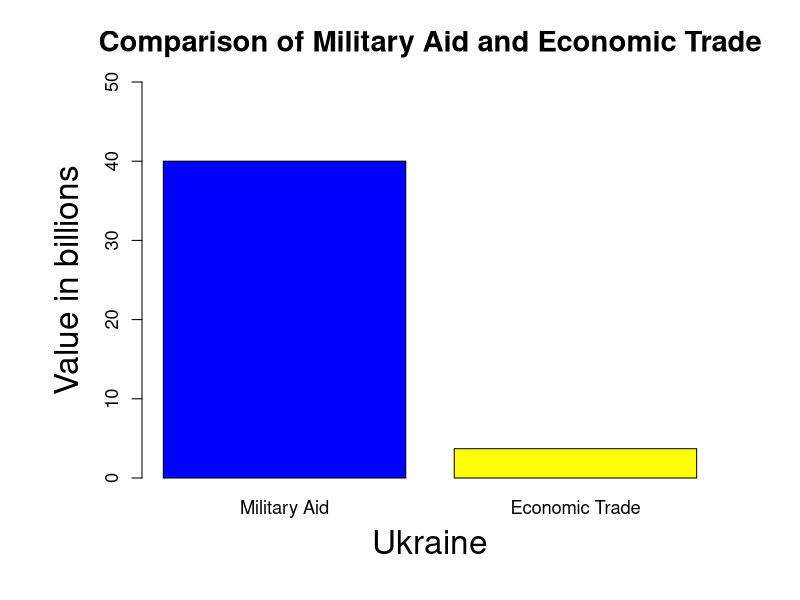
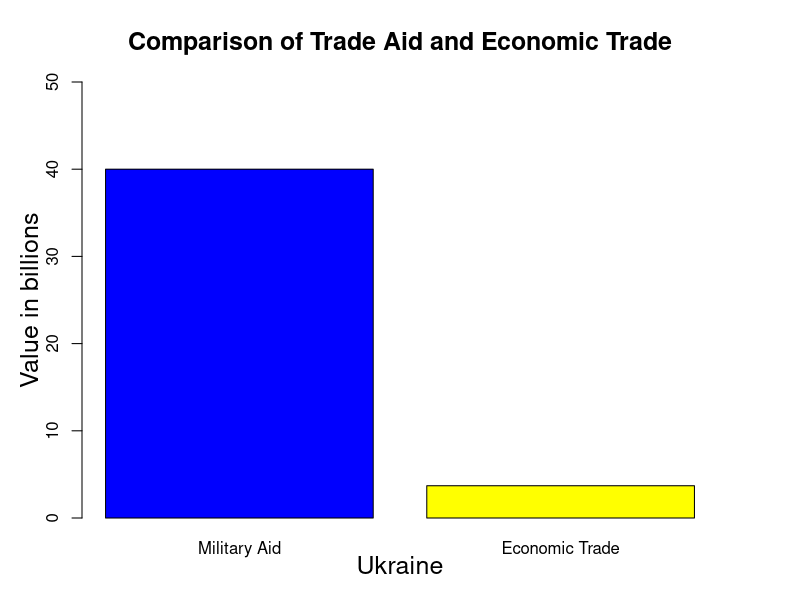
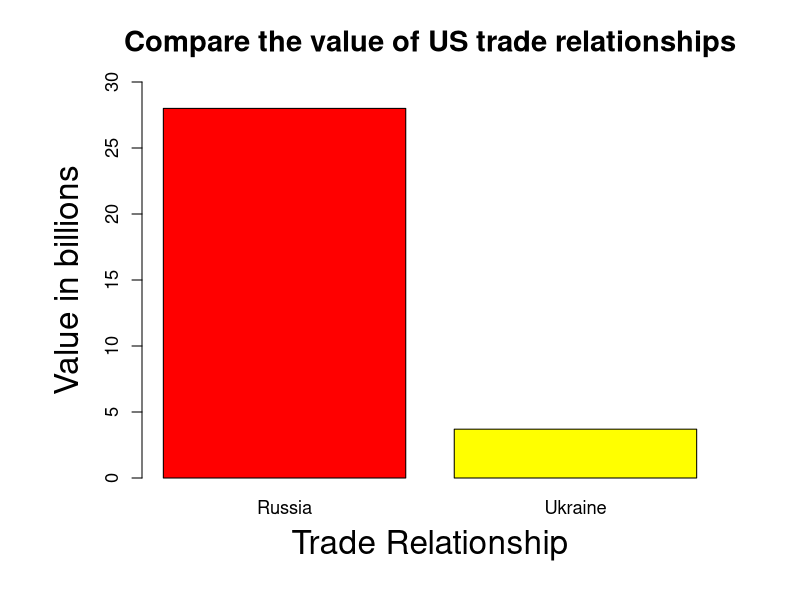
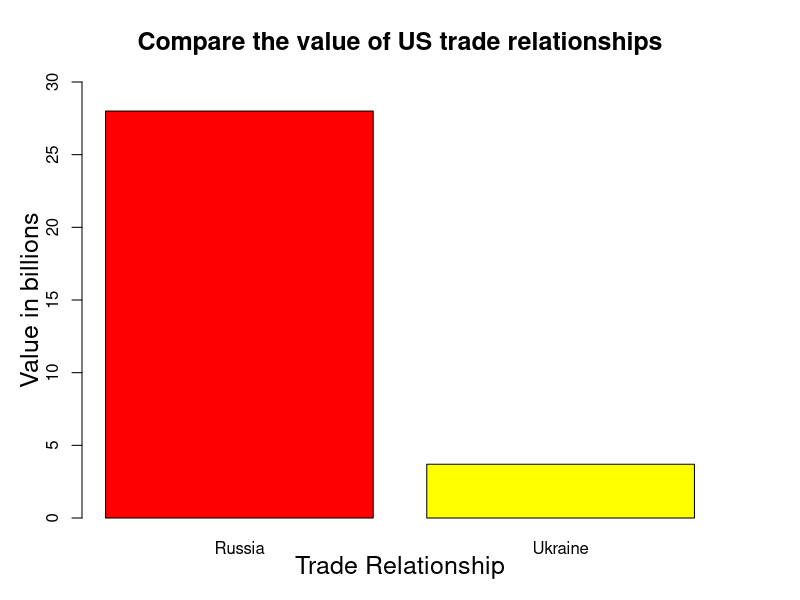
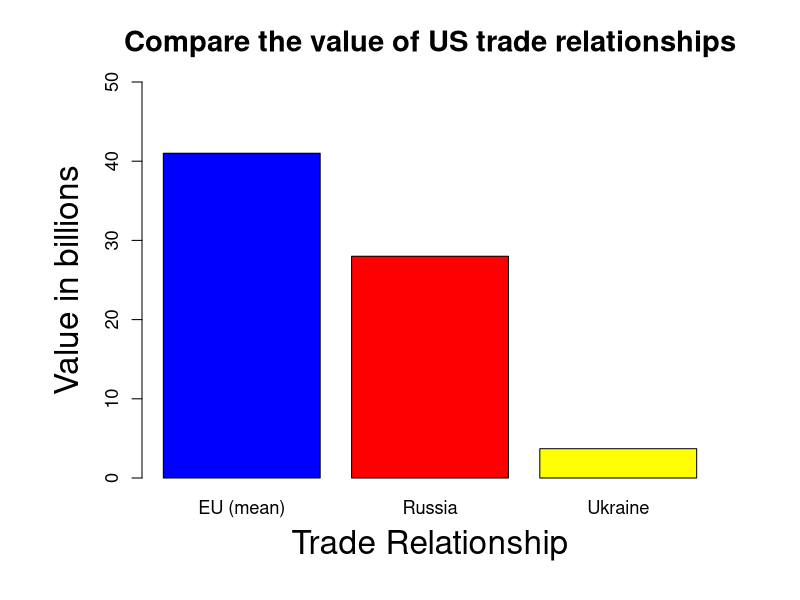
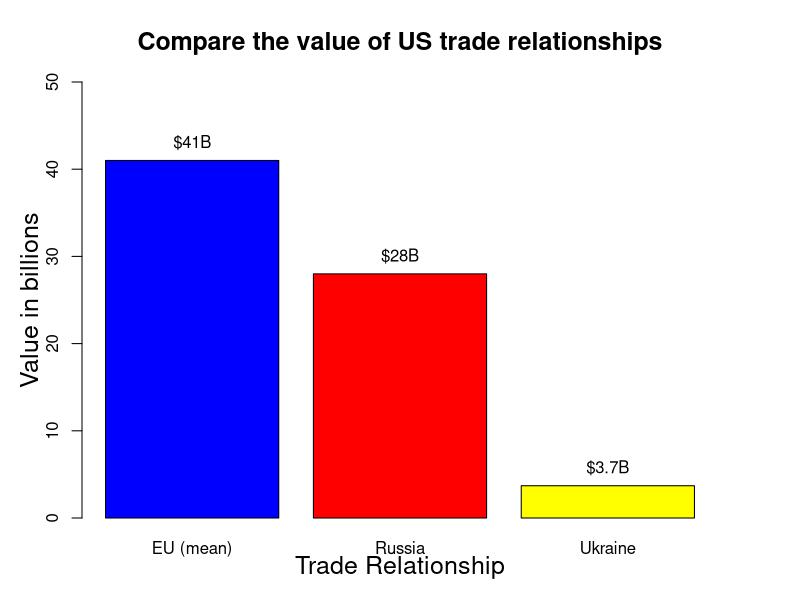

Source code (R) for these figures, in order:

mil.aid <- 40
russo.trade <- 28
eco.trade <- 3.7

png( "viz/ukraine-4v40b.png", 
      width = 1000, height = 750, 
      units = "px", pointsize = 16, 
      bg = rgb( 248, 245, 236, maxColorValue = 255 ) 
)

par( 
    cex.main = 1.75, cex.axis = 1.10, cex.lab = 1.25,
    # margins: bottom, left, top and right
    par( mar = c( 6, 7, 4, 4 ) + 0.1 )  
)

x <- barplot( 
        c( mil.aid, eco.trade ),  names = c( "Military Aid", "Economic Trade"), 
        main = "Comparison of Military Aid and Economic Trade",
        ylim = c( 0, 50 ), xlab="", ylab="", 
        col = c( "blue", "yellow" ) 
) 

title( xlab="Ukraine", cex.lab = 2, line = 3 )
title( ylab="Value in billions", cex.lab = 2, line = 3 )

dev.off()

#
# We need to reconfigure values for png and par. Otherwise, the
# previously configured values (from above) continue to prevail.
#
png( "viz/ukraine-4v40b-tumblr.png", 
      width = 500, height = 375, 
      units = "px", pointsize = 9, 
      bg = rgb( 248, 245, 236, maxColorValue = 255 ) 
)

par( 
    cex.main = 1.5, cex.axis = 1, cex.lab = 1,
    # margins: bottom, left, top and right
    par( mar = c( 4, 4, 4, 4 ) + 0.1 )  
)

x <- barplot( 
        c( mil.aid, eco.trade ),  names = c( "Military Aid", "Economic Trade"), 
        main = "Comparison of Trade Aid and Economic Trade",
        ylim = c( 0, 50 ), xlab="", ylab="", 
        col = c( "blue", "yellow" ) 
) 

title( xlab="Ukraine", cex.lab = 1.5, line = 2 )
title( ylab="Value in billions", cex.lab = 1.5, line = 2 )

#
##############################################################
#

png( "viz/russo-ukraine.png", 
      width = 1000, height = 750, 
      units = "px", pointsize = 16, 
      bg = rgb( 248, 245, 236, maxColorValue = 255 ) 
)

par( 
    cex.main = 1.75, cex.axis = 1.10, cex.lab = 1.25,
    # margins: bottom, left, top and right
    par( mar = c( 6, 7, 4, 4 ) + 0.1 )  
)

x <- barplot( 
        c( russo.trade, eco.trade ),  names = c( "Russia", "Ukraine"), 
        main = "Compare the value of US trade relationships",
        ylim = c( 0, 30 ), xlab="", ylab="", 
        col = c( "red", "yellow" ) 
) 

title( xlab="Trade Relationship", cex.lab = 2, line = 3 )
title( ylab="Value in billions", cex.lab = 2, line = 3 )

dev.off()


#
##############################################################
#


#
# We need to reconfigure values for png and par. Otherwise, the
# previously configured values (from above) continue to prevail.
#
png( "viz/russo-ukraine-tumblr.png", 
      width = 500, height = 375, 
      units = "px", pointsize = 9, 
      bg = rgb( 248, 245, 236, maxColorValue = 255 ) 
)

par( 
    cex.main = 1.5, cex.axis = 1, cex.lab = 1,
    # margins: bottom, left, top and right
    par( mar = c( 4, 4, 4, 4 ) + 0.1 )  
)

x <- barplot( 
        c( russo.trade, eco.trade ),  names = c( "Russia", "Ukraine"), 
        main = "Compare the value of US trade relationships",
        ylim = c( 0, 30 ), xlab="", ylab="", 
        col = c( "red", "yellow" ) 
) 

title( xlab="Trade Relationship", cex.lab = 1.5, line = 2 )
title( ylab="Value in billions", cex.lab = 1.5, line = 2 )

dev.off()


#
##############################################################
#

tai.trade       <- 90.6
eu.mean.trade   <- round( 40.7404 )

png( "viz/eu-ukraine.png", 
      width = 1000, height = 750, 
      units = "px", pointsize = 16, 
      bg = rgb( 248, 245, 236, maxColorValue = 255 ) 
)

par( 
    cex.main = 1.75, cex.axis = 1.10, cex.lab = 1.25,
    # margins: bottom, left, top and right
    par( mar = c( 6, 7, 4, 4 ) + 0.1 )  
)

x <- barplot( 
        c( eu.mean.trade, russo.trade, eco.trade ),  
        names = c( "EU (mean)", "Russia", "Ukraine"), 
        main = "Compare the value of US trade relationships",
        ylim = c( 0, 50 ), xlab="", ylab="", 
        col = c( "blue", "red", "yellow" ) 
) 

title( xlab="Trade Relationship", cex.lab = 2, line = 3 )
title( ylab="Value in billions", cex.lab = 2, line = 3 )

dev.off()


#
##############################################################
#


#
# We need to reconfigure values for png and par. Otherwise, the
# previously configured values (from above) continue to prevail.
#
png( "viz/eu-ukraine-tumblr.png", 
      width = 500, height = 375, 
      units = "px", pointsize = 9, 
      bg = rgb( 248, 245, 236, maxColorValue = 255 ) 
)

par( 
    cex.main = 1.5, cex.axis = 1, cex.lab = 1,
    # margins: bottom, left, top and right
    par( mar = c( 4, 4, 4, 4 ) + 0.1 )  
)

x <- barplot( 
        c( eu.mean.trade, russo.trade, eco.trade ),  
        names = c( "EU (mean)", "Russia", "Ukraine"), 
        main = "Compare the value of US trade relationships",
        ylim = c( 0, 50 ), xlab="", ylab="", 
        col = c( "blue", "red", "yellow" ) 
)  

trade.volume <- c( eu.mean.trade, russo.trade, eco.trade )
trade.volume.deco <- paste( "$", trade.volume, "B", sep = '' )
y.loc <- trade.volume + 2
#
# The `text()` . . . procedure(?) . . . wants vectors for its first
# three parameters.
#
text( x, y.loc, trade.volume.deco )

title( xlab="Trade Relationship", cex.lab = 1.5, line = 2 )
title( ylab="Value in billions", cex.lab = 1.5, line = 2 )

dev.off()


# --- END --- #

